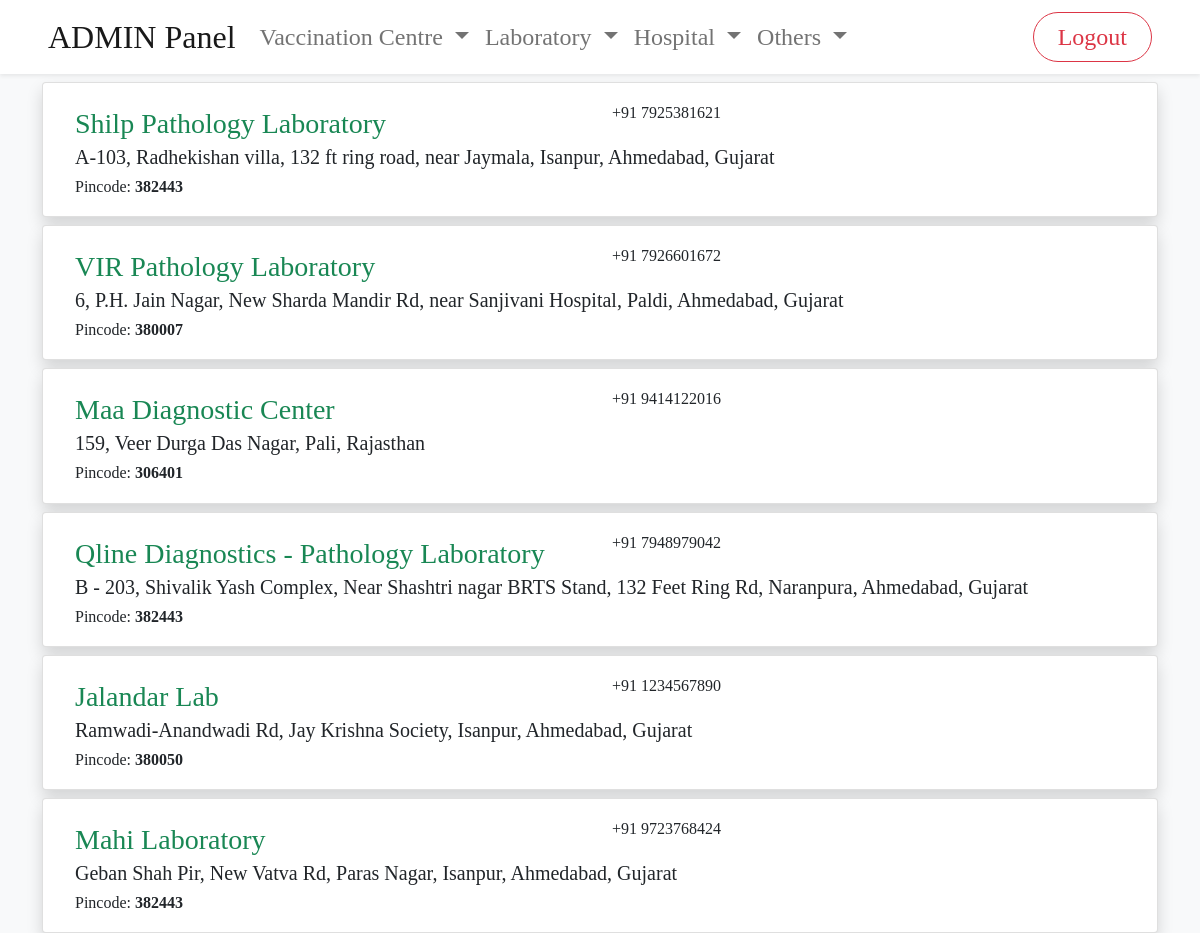
Page /admin/viewAllLaboratory.php on the committed database.
### tables this page shows
CREATE TABLE `laboratories` (
  `lab_id` int(11) NOT NULL,
  `lab_username` varchar(50) NOT NULL,
  `lab_password` varchar(50) NOT NULL,
  `lab_name` text NOT NULL,
  `lab_address` text NOT NULL,
  `contact_no` bigint(10) NOT NULL,
  `lab_pincode` int(6) NOT NULL,
  `lab_status` varchar(10) NOT NULL,
  `lab_accepting_status` varchar(10) NOT NULL
);

### admin/viewAllLaboratory.php (the view, shortened to what this page needs)
<?php include('./includes/header.php'); ?>
<?php include('./includes/db.php');?>
<?php include('./includes/navigation.php'); ?>
<div class="container">
<?php
    $query = "SELECT * FROM laboratories WHERE lab_accepting_status	 = 'accepted'";
    $getAllDetails = mysqli_query($connection,$query);
    if(mysqli_num_rows($getAllDetails)==0){
        ?>
        <div class="card mt-4 shadow d-flex align-items-center justify-content-md-center" style="min-height:200px;">
            <h4>No Laboratory Found</h4>
        </div>
        <?php
    }else{
        while($row = mysqli_fetch_assoc($getAllDetails)){
            $lab_name = $row['lab_name'];
            $lab_id = $row['lab_id'];
            $lab_address = $row['lab_address'];
            $contact_no = $row['contact_no'];
            $lab_pincode = $row['lab_pincode'];
            ?>
            <div class="card mt-2 px-3 py-1 shadow">
                    <div class="card-body row">
                        <div class="col">
                            <div class="row">
                                <div class="col-md-6">
                                    <?php echo "<a href='viewLabRequest.php?labid=$lab_id' class='link-success fs-3 aTagHead'>$lab_name</a>"; ?>
                                </div>
                                <div class="col-md-6">
                                    <h6 class="card-text">+91 <?php echo $contact_no; ?></h6>
                                </div>
                            </div>
                            <h5 class="card-text"><?php echo $lab_address; ?></h5>
                            <h6 class="card-text">Pincode:
                                <b><?php echo $lab_pincode; ?></b>
                            </h6>
                        </div>
                    </div>
                </div>
            <?php
        }
    }
?>
</div>

### admin/mainAdmin.css (style rules this page uses)
* { margin: 0; padding: 0; font-family: "Times New Roman", Times, serif; transition: 0.3s; }
.aTagHead { text-decoration: none; }

### rows in the picture
laboratories: lab_name "Shilp Pathology Laboratory", contact_no "7925381621", lab_address "A-103, Radhekishan villa, 132 ft ring road, near Jaymala, Isanpur, Ahmedabad, Gujarat", lab_pincode "382443"
laboratories: lab_name "VIR Pathology Laboratory", contact_no "7926601672", lab_address "6, P.H. Jain Nagar, New Sharda Mandir Rd, near Sanjivani Hospital, Paldi, Ahmedabad, Gujarat", lab_pincode "380007"
laboratories: lab_name "Maa Diagnostic Center", contact_no "9414122016", lab_address "159, Veer Durga Das Nagar, Pali, Rajasthan", lab_pincode "306401"
laboratories: lab_name "Qline Diagnostics - Pathology Laboratory", contact_no "7948979042", lab_address "B - 203, Shivalik Yash Complex, Near Shashtri nagar BRTS Stand, 132 Feet Ring Rd, Naranpura, Ahmedabad, Gujarat", lab_pincode "382443"
laboratories: lab_name "Jalandar Lab", contact_no "1234567890", lab_address "Ramwadi-Anandwadi Rd, Jay Krishna Society, Isanpur, Ahmedabad, Gujarat", lab_pincode "380050"
laboratories: lab_name "Mahi Laboratory", contact_no "9723768424", lab_address "Geban Shah Pir, New Vatva Rd, Paras Nagar, Isanpur, Ahmedabad, Gujarat", lab_pincode "382443"
